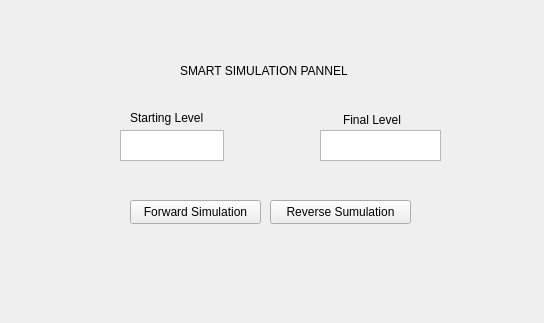
<?xml version="1.0" encoding="UTF-8"?>
<ui version="4.0">
 <class>Form</class>
 <widget class="QWidget" name="Form">
  <property name="geometry">
   <rect>
    <x>0</x>
    <y>0</y>
    <width>544</width>
    <height>323</height>
   </rect>
  </property>
  <property name="windowTitle">
   <string>Smart-Simulation</string>
  </property>
  <widget class="QPushButton" name="for_2">
   <property name="geometry">
    <rect>
     <x>130</x>
     <y>200</y>
     <width>131</width>
     <height>24</height>
    </rect>
   </property>
   <property name="text">
    <string>Forward Simulation</string>
   </property>
  </widget>
  <widget class="QPushButton" name="rev">
   <property name="geometry">
    <rect>
     <x>270</x>
     <y>200</y>
     <width>141</width>
     <height>24</height>
    </rect>
   </property>
   <property name="text">
    <string>Reverse Sumulation</string>
   </property>
  </widget>
  <widget class="QTextEdit" name="start">
   <property name="geometry">
    <rect>
     <x>120</x>
     <y>130</y>
     <width>104</width>
     <height>31</height>
    </rect>
   </property>
  </widget>
  <widget class="QTextEdit" name="final_2">
   <property name="geometry">
    <rect>
     <x>320</x>
     <y>130</y>
     <width>121</width>
     <height>31</height>
    </rect>
   </property>
  </widget>
  <widget class="QLabel" name="label">
   <property name="geometry">
    <rect>
     <x>130</x>
     <y>110</y>
     <width>91</width>
     <height>16</height>
    </rect>
   </property>
   <property name="text">
    <string>Starting Level</string>
   </property>
  </widget>
  <widget class="QLabel" name="label_2">
   <property name="geometry">
    <rect>
     <x>343</x>
     <y>110</y>
     <width>61</width>
     <height>20</height>
    </rect>
   </property>
   <property name="text">
    <string>Final Level</string>
   </property>
  </widget>
  <widget class="QLabel" name="label_3">
   <property name="geometry">
    <rect>
     <x>180</x>
     <y>50</y>
     <width>291</width>
     <height>41</height>
    </rect>
   </property>
   <property name="text">
    <string>SMART SIMULATION PANNEL</string>
   </property>
  </widget>
 </widget>
 <resources/>
 <connections/>
</ui>
